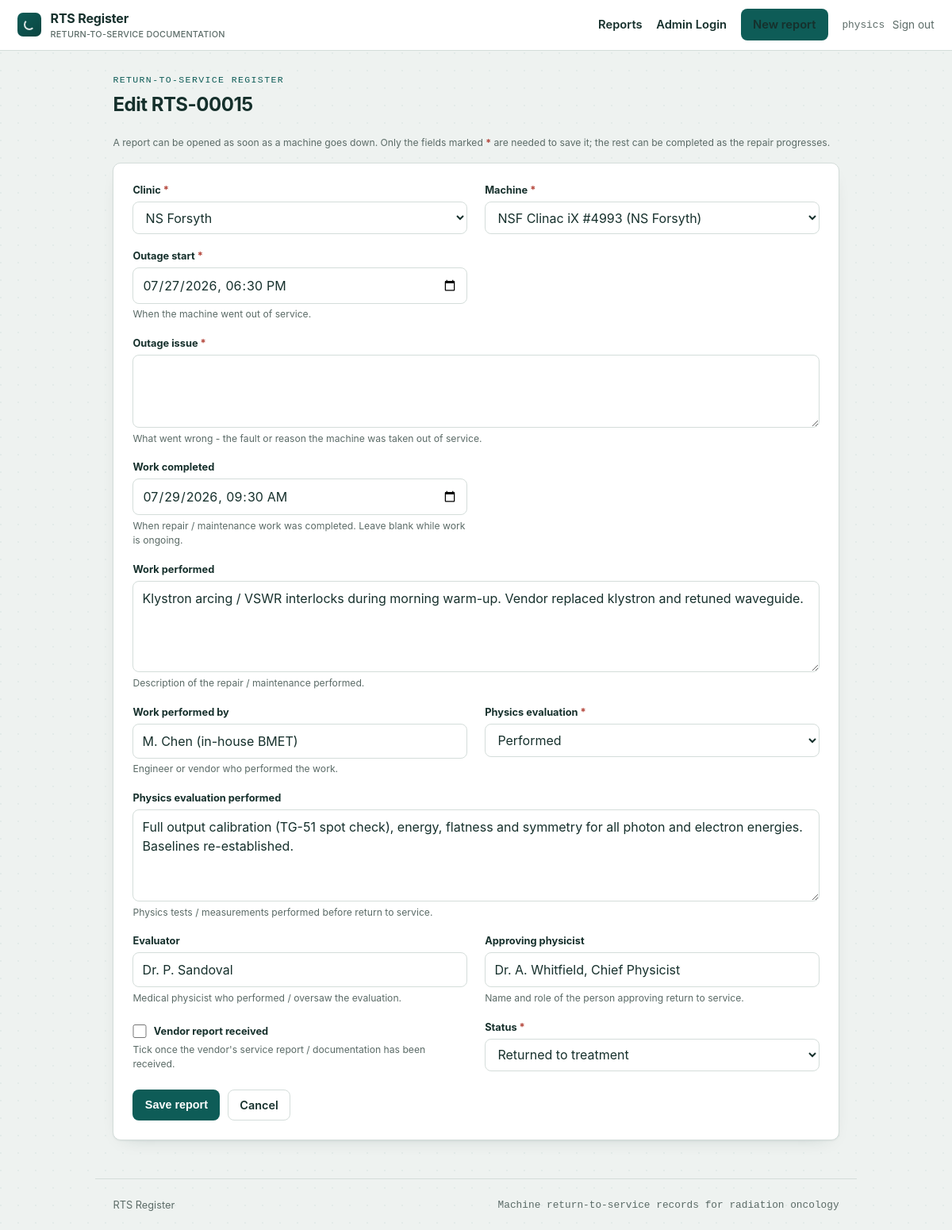
Screenshot of /15/edit/ (signed in) with the database file from the repository.
### reports/models.py (models this page shows, shortened)
class ReturnToServiceReport(models.Model):
    class PhysicsStatus(models.TextChoices):
        NOT_REQUIRED = "not_required", "Not required"
        PERFORMED = "performed", "Performed"
        PENDING = "pending", "Required - pending"
    class Status(models.TextChoices):
        PENDING = "pending", "Pending"
        SERVICE_COMPLETE = "service_complete", "Service complete"
        RETURNED = "returned", "Returned to treatment"
    machine = models.ForeignKey(
        Machine, on_delete=models.PROTECT, related_name="rts_reports",
    )
    outage_start = models.DateTimeField(
        help_text="When the machine went out of service.",
    )
    outage_issue = models.TextField(
        help_text="What went wrong - the fault or reason the machine was taken out of service.",
    )
    work_completed_at = models.DateTimeField(
        null=True, blank=True,
        help_text="When repair / maintenance work was completed. Leave blank while work is ongoing.",
    )
    work_performed = models.TextField(
        blank=True,
        help_text="Description of the repair / maintenance performed.",
    )
    performed_by = models.CharField(
        max_length=160, blank=True,
        help_text="Engineer or vendor who performed the work.",
    )
    physics_status = models.CharField(
        max_length=16, choices=PhysicsStatus.choices,
        default=PhysicsStatus.NOT_REQUIRED,
    )
    physics_evaluation = models.TextField(
        blank=True,
        help_text="Physics tests / measurements performed before return to service.",
    )
    physicist = models.CharField(
        max_length=160, blank=True,
        help_text="Medical physicist who performed / oversaw the evaluation.",
    )
    approved_by = models.CharField(
        max_length=160, blank=True,
        help_text="Name and role of the person approving return to service.",
    )
    approval_date = models.DateTimeField(null=True, blank=True)
    vendor_report_received = models.BooleanField(
        "Vendor report received", default=False,
        help_text="Tick once the vendor's service report / documentation has been received.",
    )
    status = models.CharField(
        max_length=20, choices=Status.choices, default=Status.PENDING,
    )
    created_by = models.ForeignKey(
        settings.AUTH_USER_MODEL, on_delete=models.SET_NULL,
        null=True, blank=True, related_name="rts_reports",
    )
    created_at = models.DateTimeField(auto_now_add=True)
    updated_at = models.DateTimeField(auto_now=True)
    class Meta:
        ordering = ["-outage_start", "-created_at"]
        verbose_name = "return-to-service report"
    @property
    def reference(self):
        return f"RTS-{self.pk:05d}" if self.pk else "RTS-NEW"
    def get_absolute_url(self):
        return reverse("reports:detail", args=[self.pk])

### reports/views.py (the view)
# urls.py: path("<int:pk>/edit/", views.report_edit, name="edit"),
def report_edit(request, pk):
    report = get_object_or_404(ReturnToServiceReport, pk=pk)
    if request.method == "POST":
        form = ReturnToServiceReportForm(request.POST, instance=report)
        if form.is_valid():
            form.save()
            return redirect(report)
    else:
        form = ReturnToServiceReportForm(instance=report)
    return render(
        request,
        "reports/report_form.html",
        {
            "form": form,
            "title": f"Edit {report.reference}",
            "report": report,
            "has_machines": True,
            "has_clinics": True,
        },
    )

### reports/forms.py (called while the page is built)
def _style(fields):
    for field in fields.values():
        if isinstance(field.widget, forms.CheckboxInput):
            css = "form-check"
        elif isinstance(field.widget, forms.Select):
            css = "form-select"
        else:
            css = "form-control"
        field.widget.attrs.setdefault("class", css)

    def format_value(self, value):
        if value in (None, ""):
            return ""
        if hasattr(value, "strftime"):
            if timezone.is_aware(value):
                value = timezone.localtime(value)
            return value.strftime("%Y-%m-%dT%H:%M")
        return value

### reports/models.py (called while the page is built)
    def __str__(self):
        return self.name

    def __str__(self):
        return f"{self.name} ({self.department.name})"

### reports/templates/reports/report_form.html (shortened to what this page needs)
{% extends "base.html" %}
{% block content %}
<div class="page-head"><div><p class="eyebrow">Return-to-service register</p><h1>{{ title }}</h1></div></div>
<p class="help" style="margin:0 0 1rem;">A report can be opened as soon as a machine goes down. Only the fields marked
  <span class="req">*</span> are needed to save it; the rest can be completed as the repair progresses.</p>
<form method="post" class="formcard" novalidate>
  <div class="form-grid">
    {% for field in form %}
      <div class="form-row {% if field.name in 'outage_issue work_performed physics_evaluation' %}full{% endif %}{% if field.field.widget.input_type == 'checkbox' %} form-row-check{% endif %}">
        {% if field.field.widget.input_type == 'checkbox' %}
          <label for="{{ field.id_for_label }}" class="check-label">{{ field }} <span>{{ field.label }}</span></label>
        {% else %}
          <label for="{{ field.id_for_label }}">{{ field.label }}{% if field.field.required %} <span class="req">*</span>{% endif %}</label>
          {{ field }}
        {% endif %}
        {% if field.help_text %}<span class="help">{{ field.help_text }}</span>{% endif %}
      </div>
    {% endfor %}
  </div>
  <div class="form-actions">
    <button type="submit" class="btn btn-primary">Save report</button>
    <a class="btn btn-ghost" href="{% if report %}{{ report.get_absolute_url }}{% else %}{% url 'reports:list' %}{% endif %}">Cancel</a>
  </div>
</form>
{% endblock %}

### reports/templates/base.html (shortened to what this page needs)
{% load static %}
<!DOCTYPE html>
<html lang="en">
<head>
  <link rel="stylesheet" href="{% static 'reports/app.css' %}">
</head>
<body>
  <header class="topbar">
    <a class="brand" href="{% url 'reports:list' %}">
      <span class="brand-mark" aria-hidden="true"></span>
      <span class="brand-text">RTS Register<small>Return-to-Service Documentation</small></span>
    </a>
    <nav class="topnav">
      <a href="{% url 'reports:list' %}">Reports</a>
      <a href="{% url 'reports:manage' %}">Admin Login</a>
      <a class="btn btn-primary" href="{% url 'reports:create' %}">New report</a>
      {% if user.is_authenticated %}
      <form method="post" action="{% url 'logout' %}" class="logout-form">
        <span class="who">{{ user.get_username }}</span>
        <button type="submit" class="linkbtn">Sign out</button>
      </form>
      {% endif %}
    </nav>
  </header>
  <main class="wrap">
    {% block content %}{% endblock %}
  </main>
  <footer class="foot">
    <span>RTS Register</span>
    <span class="foot-note">Machine return-to-service records for radiation oncology</span>
  </footer>
</body>
</html>

### reports/static/reports/app.css (style rules this page uses)
:root { --ink: #16302c; --petrol: #0e5c57; --petrol-deep: #0a4541; --muted: #5b6b67; --line: #d4ddda; --line-soft: #e6ece9; --paper: #eef2f0; --surface: #ffffff; --amber: #b07514; --amber-bg: #fbf2df; --green: #1f7a4d; --green-bg: #e3f3ea; --red: #a23b2c; --slate-bg: #eceeed; --mono: ui-monospace, "SF Mono", "JetBrains Mono", Menlo, Consolas, monospace; --sans: -apple-system, BlinkMacSystemFont, "Segoe UI", Roboto, Helvetica, Arial, sans-serif; --radius: 10px; --shadow: 0 1px 2px rgba(16,48,44,.06), 0 8px 24px -16px rgba(16,48,44,.28); }
* { box-sizing: border-box; }
html { -webkit-text-size-adjust: 100%; }
body { margin: 0; font-family: var(--sans); color: var(--ink); background: var(--paper); background-image: radial-gradient(circle at 1px 1px, rgba(14,92,87,.05) 1px, transparent 0); background-size: 22px 22px; line-height: 1.5; }
.topbar { display: flex; align-items: center; justify-content: space-between; gap: 1rem; padding: .7rem 1.4rem; background: var(--surface); border-bottom: 1px solid var(--line); position: sticky; top: 0; z-index: 20; }
.brand { display: flex; align-items: center; gap: .7rem; text-decoration: none; color: var(--ink); }
.brand-mark { width: 30px; height: 30px; border-radius: 7px; flex: 0 0 auto; background: linear-gradient(140deg, var(--petrol), var(--petrol-deep)); position: relative; }
.brand-mark::after { content: ""; position: absolute; inset: 8px; border: 2px solid rgba(255,255,255,.85); border-radius: 50%; border-top-color: transparent; border-right-color: transparent; }
.brand-text { display: flex; flex-direction: column; font-weight: 700; letter-spacing: -.01em; }
.brand-text small { font-weight: 500; font-size: .68rem; color: var(--muted); letter-spacing: .02em; text-transform: uppercase; }
.topnav { display: flex; align-items: center; gap: 1.1rem; }
.topnav > a { text-decoration: none; color: var(--ink); font-weight: 600; font-size: .92rem; }
.logout-form { display: flex; align-items: center; gap: .6rem; margin: 0; }
.who { font-family: var(--mono); font-size: .8rem; color: var(--muted); }
.linkbtn { background: none; border: 0; color: var(--muted); cursor: pointer; font: inherit; font-size: .85rem; padding: 0; }
.wrap { max-width: 960px; margin: 0 auto; padding: 1.8rem 1.4rem 3rem; }
.btn { display: inline-flex; align-items: center; gap: .4rem; cursor: pointer; border-radius: 8px; padding: .5rem .9rem; font-weight: 600; font-size: .9rem; text-decoration: none; border: 1px solid transparent; transition: .14s; }
.btn-primary { background: var(--petrol); color: #fff; }
.btn-ghost { background: var(--surface); color: var(--ink); border-color: var(--line); }
.page-head { display: flex; align-items: flex-end; justify-content: space-between; gap: 1rem; margin-bottom: 1.3rem; flex-wrap: wrap; }
.page-head h1 { margin: 0; font-size: 1.5rem; letter-spacing: -.02em; }
.eyebrow { font-family: var(--mono); font-size: .72rem; text-transform: uppercase; letter-spacing: .12em; color: var(--petrol); margin: 0 0 .25rem; }
.formcard { background: var(--surface); border: 1px solid var(--line); border-radius: var(--radius); box-shadow: var(--shadow); padding: 1.5rem; }
.form-grid { display: grid; grid-template-columns: repeat(2, minmax(0,1fr)); gap: 1.1rem 1.4rem; }
.form-row { display: flex; flex-direction: column; gap: .3rem; min-width: 0; }
.form-row.full { grid-column: 1 / -1; }
.form-row label { font-size: .8rem; font-weight: 700; color: var(--ink); }
.form-control, .form-select { font: inherit; padding: .55rem .7rem; border: 1px solid var(--line); border-radius: 8px; background: var(--surface); color: var(--ink); width: 100%; }
textarea.form-control { resize: vertical; }
.help { font-size: .76rem; color: var(--muted); }
.form-actions { margin-top: 1.4rem; display: flex; gap: .6rem; }
.foot { max-width: 960px; margin: 0 auto; padding: 1.4rem; display: flex; gap: .8rem; justify-content: space-between; color: var(--muted); font-size: .8rem; border-top: 1px solid var(--line); }
.foot-note { font-family: var(--mono); }
.req { color: #b4453a; font-weight: 700; }
.form-row-check { justify-content: flex-end; }
.check-label { display: flex; align-items: center; gap: .55rem; cursor: pointer; font-weight: 500; }
.form-check { width: 1.1rem; height: 1.1rem; accent-color: var(--petrol); margin: 0; }

### rows the page displays
ReturnToServiceReport: form "NSF Clinac iX #4993 (NS Forsyth)" "07/27/2026 18:30" "07/29/2026 09:30" "Klystron arcing / VSWR interlocks during morning warm-up. Vendor replaced klystron and retuned waveguide." "M. Chen (in-house BMET)" "Performed" "Full output calibration (TG-51 spot check), energy, flatness and symmetry for all photon and electron energies. Baselines re-established." "Dr. P. Sandoval" "Dr. A. Whitfield, Chief Physicist" "Returned to treatment"

### other values shown
{{ user.get_username }} "physics"
{{ title }} "Edit RTS-00015"
{{ field.label }} "Clinic" "Machine" "Outage start" "Outage issue" "Work completed" "Work performed" "Work performed by" "Physics evaluation" "Physics evaluation performed" "Evaluator" "Approving physicist" "Status"
{{ field.help_text }} "When the machine went out of service." "What went wrong - the fault or reason the machine was taken out of service." "When repair / maintenance work was completed. Leave blank while work is ongoing." "Description of the repair / maintenance performed." "Engineer or vendor who performed the work." "Physics tests / measurements performed before return to service." "Medical physicist who performed / oversaw the evaluation." "Name and role of the person approving return to service." "Tick once the vendor's service report / documentation has been received."
{{ field.label }} "Vendor report received"
